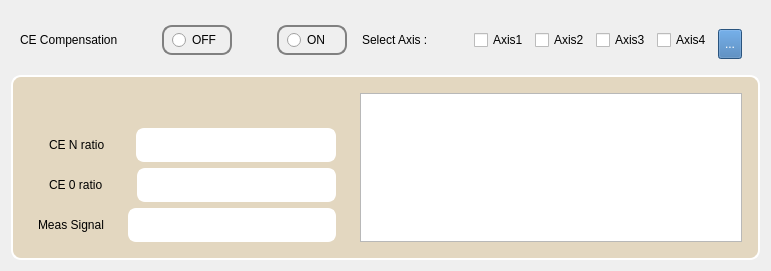
   <widget class="QWidget" name="ceVWidget" native="true">
    <property name="geometry">
     <rect>
      <x>30</x>
      <y>600</y>
      <width>771</width>
      <height>271</height>
     </rect>
    </property>
    <property name="styleSheet">
     <string notr="true"/>
    </property>
    <layout class="QVBoxLayout" name="verticalLayout_5">
     <item>
      <widget class="QWidget" name="ceHeader" native="true">
       <property name="sizePolicy">
        <sizepolicy hsizetype="Preferred" vsizetype="Fixed">
         <horstretch>0</horstretch>
         <verstretch>0</verstretch>
        </sizepolicy>
       </property>
       <property name="minimumSize">
        <size>
         <width>0</width>
         <height>58</height>
        </size>
       </property>
       <layout class="QHBoxLayout" name="horizontalLayout_22">
        <item>
         <layout class="QHBoxLayout" name="horizontalLayout_19">
          <item>
           <widget class="QLabel" name="label_14">
            <property name="sizePolicy">
             <sizepolicy hsizetype="Fixed" vsizetype="Preferred">
              <horstretch>0</horstretch>
              <verstretch>0</verstretch>
             </sizepolicy>
            </property>
            <property name="text">
             <string>CE Compensation</string>
            </property>
           </widget>
          </item>
          <item>
           <spacer name="horizontalSpacer_7">
            <property name="orientation">
             <enum>Qt::Horizontal</enum>
            </property>
            <property name="sizeHint" stdset="0">
             <size>
              <width>40</width>
              <height>20</height>
             </size>
            </property>
           </spacer>
          </item>
          <item>
           <widget class="QRadioButton" name="radioButton_2">
            <property name="sizePolicy">
             <sizepolicy hsizetype="Fixed" vsizetype="Fixed">
              <horstretch>30</horstretch>
              <verstretch>0</verstretch>
             </sizepolicy>
            </property>
            <property name="minimumSize">
             <size>
              <width>70</width>
              <height>30</height>
             </size>
            </property>
            <property name="styleSheet">
             <string notr="true">border: 1px solid;
    border: 2px solid gray;
    border-radius: 10px;
    padding: 0 8px;font: 13pt &quot;Arial&quot;;</string>
            </property>
            <property name="text">
             <string>OFF</string>
            </property>
           </widget>
          </item>
          <item>
           <spacer name="horizontalSpacer_8">
            <property name="orientation">
             <enum>Qt::Horizontal</enum>
            </property>
            <property name="sizeHint" stdset="0">
             <size>
              <width>40</width>
              <height>20</height>
             </size>
            </property>
           </spacer>
          </item>
          <item>
           <widget class="QRadioButton" name="radioButton">
            <property name="sizePolicy">
             <sizepolicy hsizetype="Fixed" vsizetype="Fixed">
              <horstretch>30</horstretch>
              <verstretch>0</verstretch>
             </sizepolicy>
            </property>
            <property name="minimumSize">
             <size>
              <width>70</width>
              <height>30</height>
             </size>
            </property>
            <property name="styleSheet">
             <string notr="true">border: 1px solid;
    border: 2px solid gray;
    border-radius: 10px;
    padding: 0 8px;font: 13pt &quot;Arial&quot;;</string>
            </property>
            <property name="text">
             <string>ON</string>
            </property>
           </widget>
          </item>
         </layout>
        </item>
        <item>
         <widget class="QWidget" name="horizontalWidget_3" native="true">
          <property name="styleSheet">
           <string notr="true">font: 75 12pt &quot;MS Shell Dlg 2&quot;;</string>
          </property>
          <layout class="QHBoxLayout" name="horizontalLayout_21">
           <item>
            <widget class="QLabel" name="label_16">
             <property name="sizePolicy">
              <sizepolicy hsizetype="Fixed" vsizetype="Preferred">
               <horstretch>0</horstretch>
               <verstretch>0</verstretch>
              </sizepolicy>
             </property>
             <property name="styleSheet">
              <string notr="true">QLabel{
font: 75 14pt &quot;MS Shell Dlg 2&quot;;
}</string>
             </property>
             <property name="text">
              <string>Select Axis : </string>
             </property>
            </widget>
           </item>
           <item>
            <spacer name="horizontalSpacer_21">
             <property name="orientation">
              <enum>Qt::Horizontal</enum>
             </property>
             <property name="sizeType">
              <enum>QSizePolicy::Expanding</enum>
             </property>
             <property name="sizeHint" stdset="0">
              <size>
               <width>40</width>
               <height>20</height>
              </size>
             </property>
            </spacer>
           </item>
           <item>
            <widget class="QCheckBox" name="cecAxis1">
             <property name="text">
              <string>Axis1</string>
             </property>
            </widget>
           </item>
           <item>
            <widget class="QCheckBox" name="cecAxis2">
             <property name="text">
              <string>Axis2</string>
             </property>
            </widget>
           </item>
           <item>
            <widget class="QCheckBox" name="cecAxis3">
             <property name="text">
              <string>Axis3</string>
             </property>
            </widget>
           </item>
           <item>
            <widget class="QCheckBox" name="cecAxis4">
             <property name="text">
              <string>Axis4</string>
             </property>
            </widget>
           </item>
           <item>
            <widget class="QToolButton" name="cecSettings">
             <property name="minimumSize">
              <size>
               <width>0</width>
               <height>30</height>
              </size>
             </property>
             <property name="styleSheet">
              <string notr="true">background:rgb(59, 118, 177);
color: white;</string>
             </property>
             <property name="text">
              <string>...</string>
             </property>
            </widget>
           </item>
          </layout>
         </widget>
        </item>
       </layout>
      </widget>
     </item>
     <item>
      <widget class="QWidget" name="CE_form" native="true">
       <property name="sizePolicy">
        <sizepolicy hsizetype="Expanding" vsizetype="Fixed">
         <horstretch>0</horstretch>
         <verstretch>0</verstretch>
        </sizepolicy>
       </property>
       <property name="minimumSize">
        <size>
         <width>0</width>
         <height>150</height>
        </size>
       </property>
       <property name="styleSheet">
        <string notr="true">#CE_form{
	background-color: rgb(227, 215, 192);
    border: 2px solid white;
    border-radius: 10px;
    padding: 0 8px;
}

QRadioButton::indicator {
    width: 13px;
    height: 13px;
}

QRadioButton {

	background-color: rgb(236, 236, 236);
}
</string>
       </property>
       <layout class="QHBoxLayout" name="horizontalLayout_9">
        <item>
         <widget class="QWidget" name="verticalWidget_3" native="true">
          <property name="sizePolicy">
           <sizepolicy hsizetype="Fixed" vsizetype="Expanding">
            <horstretch>0</horstretch>
            <verstretch>0</verstretch>
           </sizepolicy>
          </property>
          <property name="minimumSize">
           <size>
            <width>200</width>
            <height>0</height>
           </size>
          </property>
          <property name="styleSheet">
           <string notr="true">QTextBrowser{
font: 75 12pt &quot;MS Shell Dlg 2&quot;;
border: 2px solid white;
padding: 0 8px;
text-align: center;
border-radius:8px;
background-color: white;
}</string>
          </property>
          <layout class="QVBoxLayout" name="verticalLayout_3">
           <item>
            <spacer name="verticalSpacer_6">
             <property name="orientation">
              <enum>Qt::Vertical</enum>
             </property>
             <property name="sizeType">
              <enum>QSizePolicy::Fixed</enum>
             </property>
             <property name="sizeHint" stdset="0">
              <size>
               <width>15</width>
               <height>40</height>
              </size>
             </property>
            </spacer>
           </item>
           <item>
            <layout class="QHBoxLayout" name="horizontalLayout_12">
             <item>
              <spacer name="horizontalSpacer_14">
               <property name="orientation">
                <enum>Qt::Horizontal</enum>
               </property>
               <property name="sizeType">
                <enum>QSizePolicy::Fixed</enum>
               </property>
               <property name="sizeHint" stdset="0">
                <size>
                 <width>20</width>
                 <height>20</height>
                </size>
               </property>
              </spacer>
             </item>
             <item>
              <widget class="QLabel" name="label_11">
               <property name="styleSheet">
                <string notr="true"/>
               </property>
               <property name="text">
                <string>CE N ratio</string>
               </property>
              </widget>
             </item>
             <item>
              <spacer name="horizontalSpacer_19">
               <property name="orientation">
                <enum>Qt::Horizontal</enum>
               </property>
               <property name="sizeType">
                <enum>QSizePolicy::Fixed</enum>
               </property>
               <property name="sizeHint" stdset="0">
                <size>
                 <width>25</width>
                 <height>20</height>
                </size>
               </property>
              </spacer>
             </item>
             <item>
              <widget class="QTextBrowser" name="ceNRatio">
               <property name="sizePolicy">
                <sizepolicy hsizetype="Expanding" vsizetype="Expanding">
                 <horstretch>0</horstretch>
                 <verstretch>0</verstretch>
                </sizepolicy>
               </property>
               <property name="minimumSize">
                <size>
                 <width>160</width>
                 <height>0</height>
                </size>
               </property>
              </widget>
             </item>
            </layout>
           </item>
           <item>
            <layout class="QHBoxLayout" name="horizontalLayout_13">
             <item>
              <spacer name="horizontalSpacer_22">
               <property name="orientation">
                <enum>Qt::Horizontal</enum>
               </property>
               <property name="sizeType">
                <enum>QSizePolicy::Fixed</enum>
               </property>
               <property name="sizeHint" stdset="0">
                <size>
                 <width>20</width>
                 <height>20</height>
                </size>
               </property>
              </spacer>
             </item>
             <item>
              <widget class="QLabel" name="label_12">
               <property name="sizePolicy">
                <sizepolicy hsizetype="Expanding" vsizetype="Preferred">
                 <horstretch>0</horstretch>
                 <verstretch>0</verstretch>
                </sizepolicy>
               </property>
               <property name="styleSheet">
                <string notr="true"/>
               </property>
               <property name="text">
                <string>CE 0 ratio</string>
               </property>
              </widget>
             </item>
             <item>
              <spacer name="horizontalSpacer_18">
               <property name="orientation">
                <enum>Qt::Horizontal</enum>
               </property>
               <property name="sizeType">
                <enum>QSizePolicy::Fixed</enum>
               </property>
               <property name="sizeHint" stdset="0">
                <size>
                 <width>28</width>
                 <height>20</height>
                </size>
               </property>
              </spacer>
             </item>
             <item>
              <widget class="QTextBrowser" name="ce0Ratio">
               <property name="sizePolicy">
                <sizepolicy hsizetype="Expanding" vsizetype="Expanding">
                 <horstretch>0</horstretch>
                 <verstretch>0</verstretch>
                </sizepolicy>
               </property>
               <property name="minimumSize">
                <size>
                 <width>170</width>
                 <height>0</height>
                </size>
               </property>
              </widget>
             </item>
            </layout>
           </item>
           <item>
            <layout class="QHBoxLayout" name="horizontalLayout_14">
             <item>
              <spacer name="horizontalSpacer_23">
               <property name="orientation">
                <enum>Qt::Horizontal</enum>
               </property>
               <property name="sizeType">
                <enum>QSizePolicy::Fixed</enum>
               </property>
               <property name="sizeHint" stdset="0">
                <size>
                 <width>9</width>
                 <height>20</height>
                </size>
               </property>
              </spacer>
             </item>
             <item>
              <widget class="QLabel" name="label_18">
               <property name="styleSheet">
                <string notr="true"/>
               </property>
               <property name="text">
                <string>Meas Signal</string>
               </property>
              </widget>
             </item>
             <item>
              <spacer name="horizontalSpacer_9">
               <property name="orientation">
                <enum>Qt::Horizontal</enum>
               </property>
               <property name="sizeHint" stdset="0">
                <size>
                 <width>40</width>
                 <height>20</height>
                </size>
               </property>
              </spacer>
             </item>
             <item>
              <spacer name="horizontalSpacer_24">
               <property name="orientation">
                <enum>Qt::Horizontal</enum>
               </property>
               <property name="sizeType">
                <enum>QSizePolicy::Fixed</enum>
               </property>
               <property name="sizeHint" stdset="0">
                <size>
                 <width>18</width>
                 <height>20</height>
                </size>
               </property>
              </spacer>
             </item>
             <item>
              <widget class="QTextBrowser" name="measSig">
               <property name="sizePolicy">
                <sizepolicy hsizetype="Expanding" vsizetype="Expanding">
                 <horstretch>0</horstretch>
                 <verstretch>0</verstretch>
                </sizepolicy>
               </property>
               <property name="minimumSize">
                <size>
                 <width>170</width>
                 <height>0</height>
                </size>
               </property>
              </widget>
             </item>
            </layout>
           </item>
          </layout>
         </widget>
        </item>
        <item>
         <widget class="QWidget" name="widget" native="true">
          <property name="sizePolicy">
           <sizepolicy hsizetype="Fixed" vsizetype="Preferred">
            <horstretch>0</horstretch>
            <verstretch>0</verstretch>
           </sizepolicy>
          </property>
          <property name="minimumSize">
           <size>
            <width>400</width>
            <height>0</height>
           </size>
          </property>
          <layout class="QVBoxLayout" name="verticalLayout_6">
           <item>
            <spacer name="verticalSpacer_5">
             <property name="orientation">
              <enum>Qt::Vertical</enum>
             </property>
             <property name="sizeType">
              <enum>QSizePolicy::Expanding</enum>
             </property>
             <property name="sizeHint" stdset="0">
              <size>
               <width>20</width>
               <height>20</height>
              </size>
             </property>
            </spacer>
           </item>
           <item>
            <widget class="QTextBrowser" name="textBrowser_3">
             <property name="sizePolicy">
              <sizepolicy hsizetype="Expanding" vsizetype="Fixed">
               <horstretch>0</horstretch>
               <verstretch>0</verstretch>
              </sizepolicy>
             </property>
             <property name="minimumSize">
              <size>
               <width>0</width>
               <height>120</height>
              </size>
             </property>
            </widget>
           </item>
          </layout>
         </widget>
        </item>
       </layout>
      </widget>
     </item>
    </layout>
   </widget>
